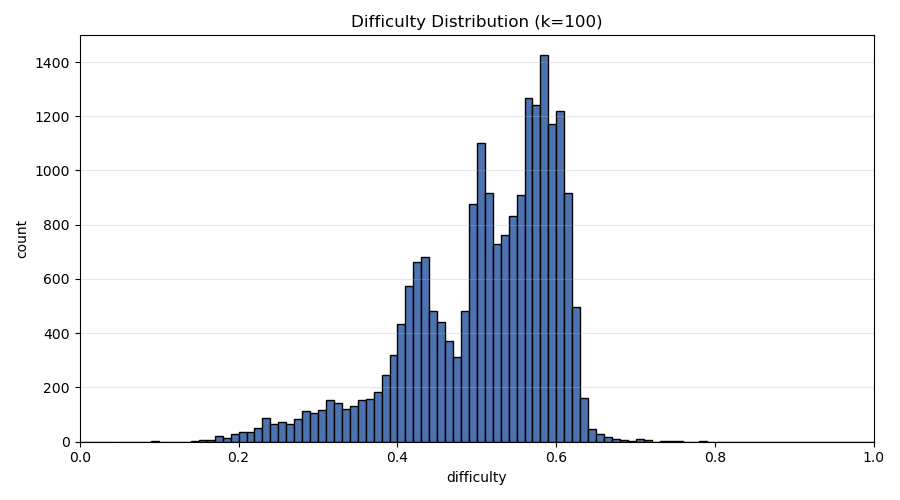
#> input picture difficulty/difficulty_hist/difficulty_hist_k100.png, 900 x 500 px, given in place of sample_5_d0.478_b4.png, which was not available
$ python GLCM.py difficulty_hist/difficulty_hist_k100.png
#> lines starting #> are read from the running program, lines starting #| are printed output that depends on the picture; long printed decimals are rounded; pictures that were not available may be replaced by others from this repository, and a replacement may not be noted
#> in _read_image, returned value is the input picture: shape (500, 900, 4); mean R, G, B, A 231.7, 234.7, 239.7, 255
import numpy as np

def compute_glcm(image: np.ndarray,
                 levels: int = 32,
                 offsets: tuple = ((0, 1), (-1, 1), (-1, 0), (-1, -1)),
                 symmetric: bool = True,
                 normalized: bool = True) -> np.ndarray:
    """
    计算图像的灰度共生矩阵（GLCM）
    参数:
      - image: HxW 或 HxWxC 图像（RGB 会转灰度）
      - levels: 量化的灰度级数 n
      - offsets: 偏移(dy, dx)元组列表，例如(0,1),( -1,1 ),(-1,0),(-1,-1)
      - symmetric: 若为 True，则计数后与其转置相加，得到对称 GLCM
      - normalized: 若为 True，对每个偏移的矩阵做概率归一化（总和=1）
    返回:
      - glcm: 形状 (levels, levels, K) 的矩阵，K 为偏移数量
    说明:
      - 先将图像转为灰度并量化到 [0, levels-1] 的整数，再按偏移统计 (i,j) 共现次数
    """
#> called with levels = 32, offsets = ((0, 1), (-1, 1), (-1, 0), (-1, -1)), symmetric = True, normalized = True
    x = np.asarray(image)
    # 转灰度
    if x.ndim == 3:
        if x.shape[-1] == 4:
            x = x[..., :3]
        x = x.astype(np.float32)
        r, g, b = x[..., 0], x[..., 1], x[..., 2]
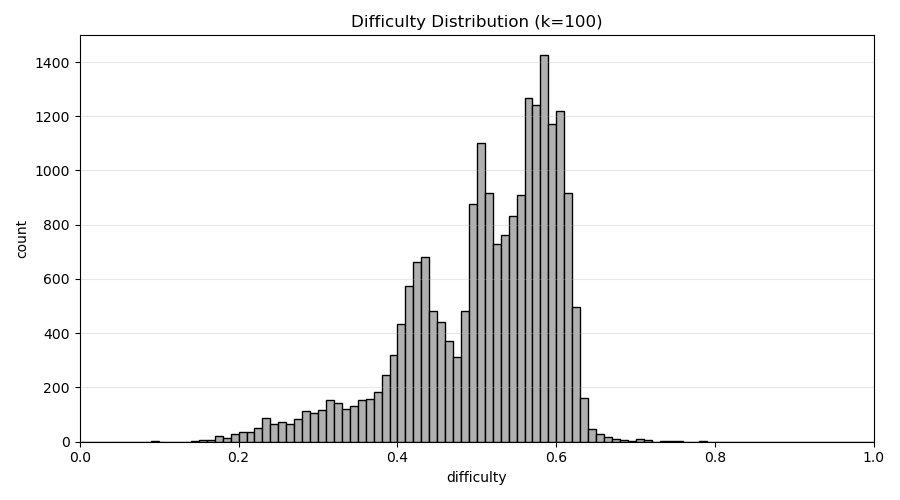
#> b: shape (500, 900) float32; min 0, max 255, mean 239.7
        x = 0.299 * r + 0.587 * g + 0.114 * b
#> x: shape (500, 900) float32
    else:
        x = x.astype(np.float32)

    # 归一与量化到 levels 个灰度
    x_min, x_max = float(x.min()), float(x.max())
#> x_min = 0; x_max = 255
    if x_max > x_min:
        x_norm = (x - x_min) / (x_max - x_min)
    else:
        x_norm = np.zeros_like(x, dtype=np.float32)
    q = np.floor(x_norm * levels).astype(np.int32)
#> q: shape (500, 900) int32; 33 distinct labels, from 0 to 32
    q = np.clip(q, 0, levels - 1)
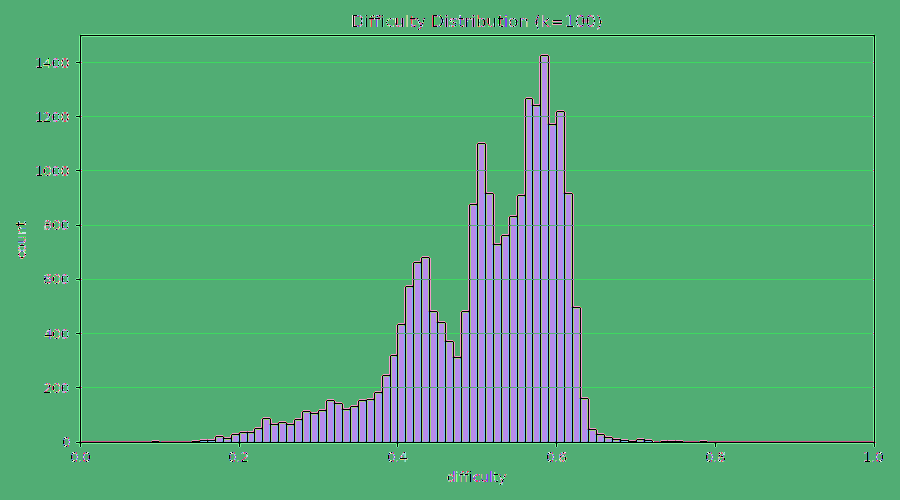
#> q: shape (500, 900) int32; 32 distinct labels, from 0 to 31; one colour per label, 0 black

    H, W = q.shape
#> H = 500; W = 900
    K = len(offsets)
    glcm = np.zeros((levels, levels, K), dtype=np.float64)

    for k, (dy, dx) in enumerate(offsets):
        # 计算有效配对区域索引
        if dy >= 0:
            y0 = slice(0, H - dy)
            y1 = slice(dy, H)
        else:
            y0 = slice(-dy, H)
            y1 = slice(0, H + dy)
        if dx >= 0:
            x0 = slice(0, W - dx)
            x1 = slice(dx, W)
        else:
            x0 = slice(-dx, W)
            x1 = slice(0, W + dx)

        a = q[y0, x0].ravel()
        b = q[y1, x1].ravel()

        # 使用一维直方图累加到二维矩阵
        idx = a * levels + b
        counts = np.bincount(idx, minlength=levels * levels)
        M = counts.reshape(levels, levels)

        if symmetric:
            M = M + M.T

        if normalized:
            s = M.sum()
            if s > 0:
                M = M / s

        glcm[:, :, k] = M
#> this loop made 4 passes
#> s on passes 1 to 4: 899000, 897202, 898200, 897202

    return glcm

def glcm_entropy(image: np.ndarray,
                 levels: int = 32,
                 offsets: tuple = ((0, 1), (-1, 1), (-1, 0), (-1, -1)),
                 symmetric: bool = True,
                 normalized: bool = True,
                 reduction: str = "mean",
                 eps: float = 1e-12):
    """
    计算 GLCM 熵 H_g = -∑_i ∑_j p(i,j) log p(i,j)
    参数:
      - image: 输入图像
      - levels, offsets, symmetric, normalized: 与 compute_glcm 同
      - reduction: 'mean' 对各偏移的熵取平均并返回标量；
                   'sum' 对各偏移求和并返回标量；
                   'none' 返回每个偏移的熵数组，长度为偏移数
      - eps: 避免 log(0) 的微小常数
    返回:
      - 标量（mean/sum）或长度为K的一维数组（none）
    """
    # 计算每个偏移的 GLCM（最后一维为偏移数 K）
    glcm = compute_glcm(image, levels=levels, offsets=offsets,
                        symmetric=symmetric, normalized=normalized)

    P = glcm.astype(np.float64)
    # 若未归一化，则对每个偏移的矩阵单独归一化
    if not normalized:
        s = P.sum(axis=(0, 1), keepdims=True)
        P = np.where(s > 0, P / s, 0.0)

    # 对每个偏移计算熵：-∑ p log p
    H = -np.sum(P * np.log(P + eps), axis=(0, 1))  # 形状: (K,)
#> H = [0.864, 0.954, 0.857, 0.955]

    if reduction == "none":
        return H
    if reduction == "sum":
        return float(np.sum(H))
    return float(np.mean(H))


def _read_image(path: str):
    # 简单读图（imageio 优先，失败则用 PIL）
    try:
        import imageio.v3 as iio
        return iio.imread(path)
    except Exception:
        from PIL import Image
        import numpy as np
        return np.array(Image.open(path))

if __name__ == "__main__":
    # [15 lines of commented-out code are left out]

    for f in ['/home/dangyunkai/yunkai/VLM/VIG-Group/jiarui/preview_imgs/sample_5_d0.478_b4.png']:
        try:
            img = _read_image(f)
            H = glcm_entropy(img, levels=32, offsets=((0,1),(-1,1),(-1,0),(-1,-1)),
                             symmetric=True, normalized=True, reduction="mean")
#> H = 0.907
            print(f"GLCM_Entropy={H:.6f}")
#| GLCM_Entropy=0.9073
        except Exception as e:
            print(f"{os.path.basename(f)}\t错误: {e}")

    for f in ['/home/dangyunkai/yunkai/VLM/VIG-Group/jiarui/preview_imgs/sample_10_d0.507_b4.png']:
        try:
            img = _read_image(f)
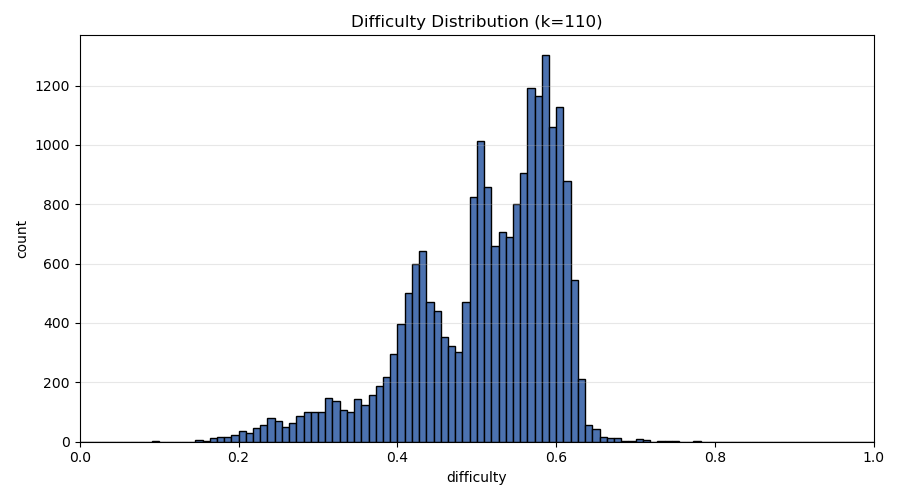
#> input picture difficulty/difficulty_hist/difficulty_hist_k110.png, 900 x 500 px, given in place of sample_10_d0.507_b4.png, which was not available
#> in _read_image, returned value is the input picture: shape (500, 900, 4); mean R, G, B, A 231.7, 234.7, 239.5, 255
            H = glcm_entropy(img, levels=32, offsets=((0,1),(-1,1),(-1,0),(-1,-1)),
                             symmetric=True, normalized=True, reduction="mean")
#> call 2 of compute_glcm, with levels = 32, offsets = ((0, 1), (-1, 1), (-1, 0), (-1, -1)), symmetric = True, normalized = True
#> in compute_glcm (call 2), `r, g, b = x[..., 0], x[..., 1], x[..., 2]`:
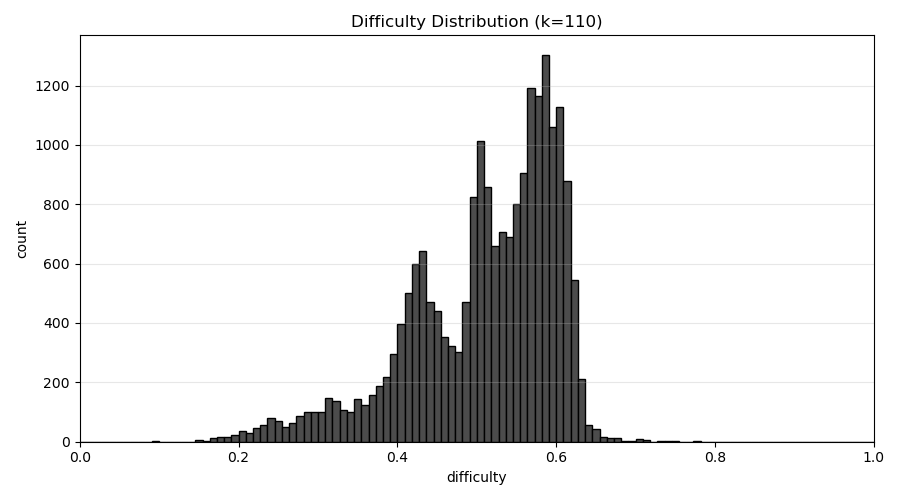
#> r: shape (500, 900) float32; min 0, max 255, mean 231.7
#> in compute_glcm (call 2), `r, g, b = x[..., 0], x[..., 1], x[..., 2]`:
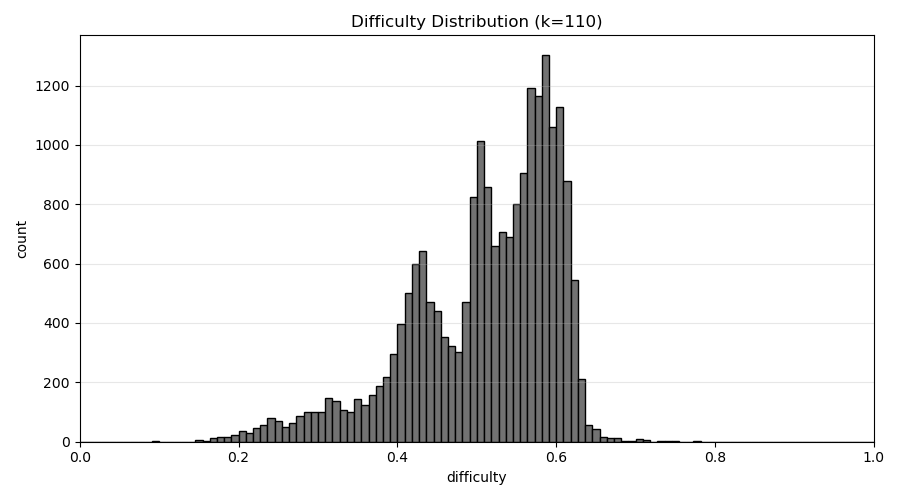
#> g: shape (500, 900) float32; min 0, max 255, mean 234.7
#> in compute_glcm (call 2), `q = np.floor(x_norm * levels).astype(np.int32)`:
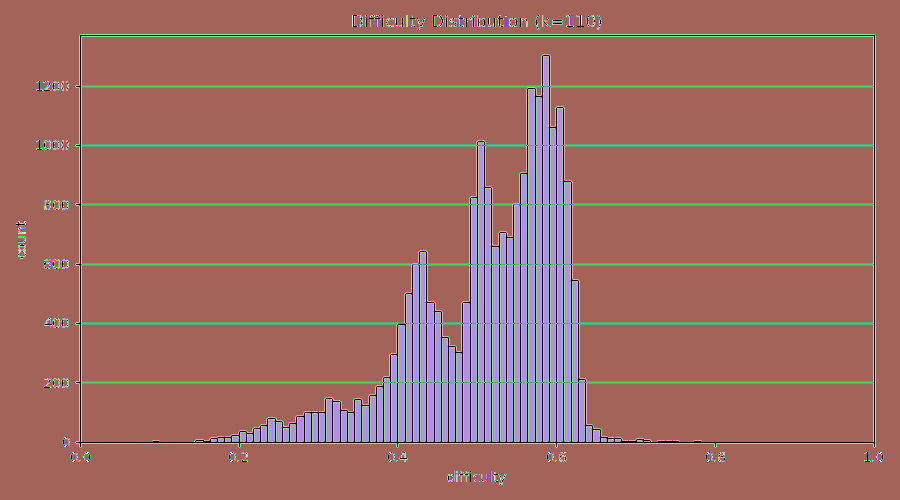
#> q: shape (500, 900) int32; 33 distinct labels, from 0 to 32; one colour per label, 0 black
#> in compute_glcm (call 2), `q = np.clip(q, 0, levels - 1)`:
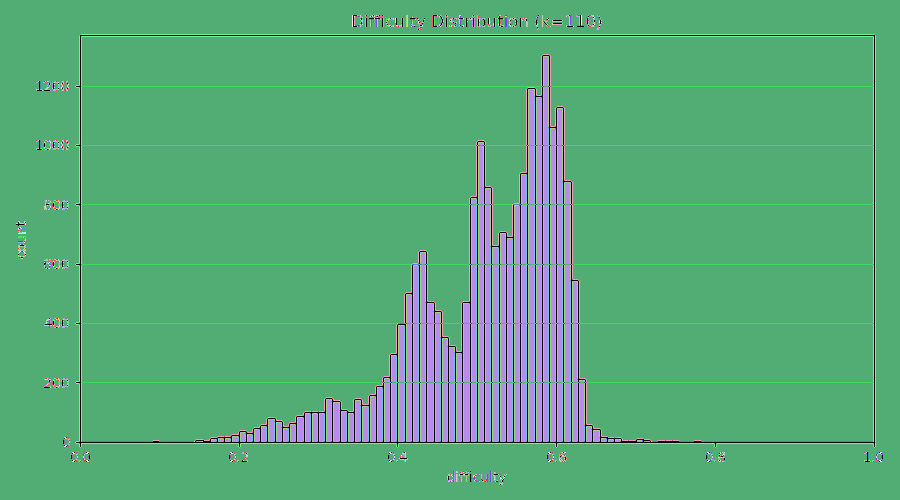
#> q: shape (500, 900) int32; 32 distinct labels, from 0 to 31; one colour per label, 0 black
#> the loop in compute_glcm (call 2), `for k, (dy, dx) in enumerate(offsets):` made 4 passes
#> H = 0.896
            print(f"GLCM_Entropy={H:.6f}")
#| GLCM_Entropy=0.8959
        except Exception as e:
            print(f"{os.path.basename(f)}\t错误: {e}")
